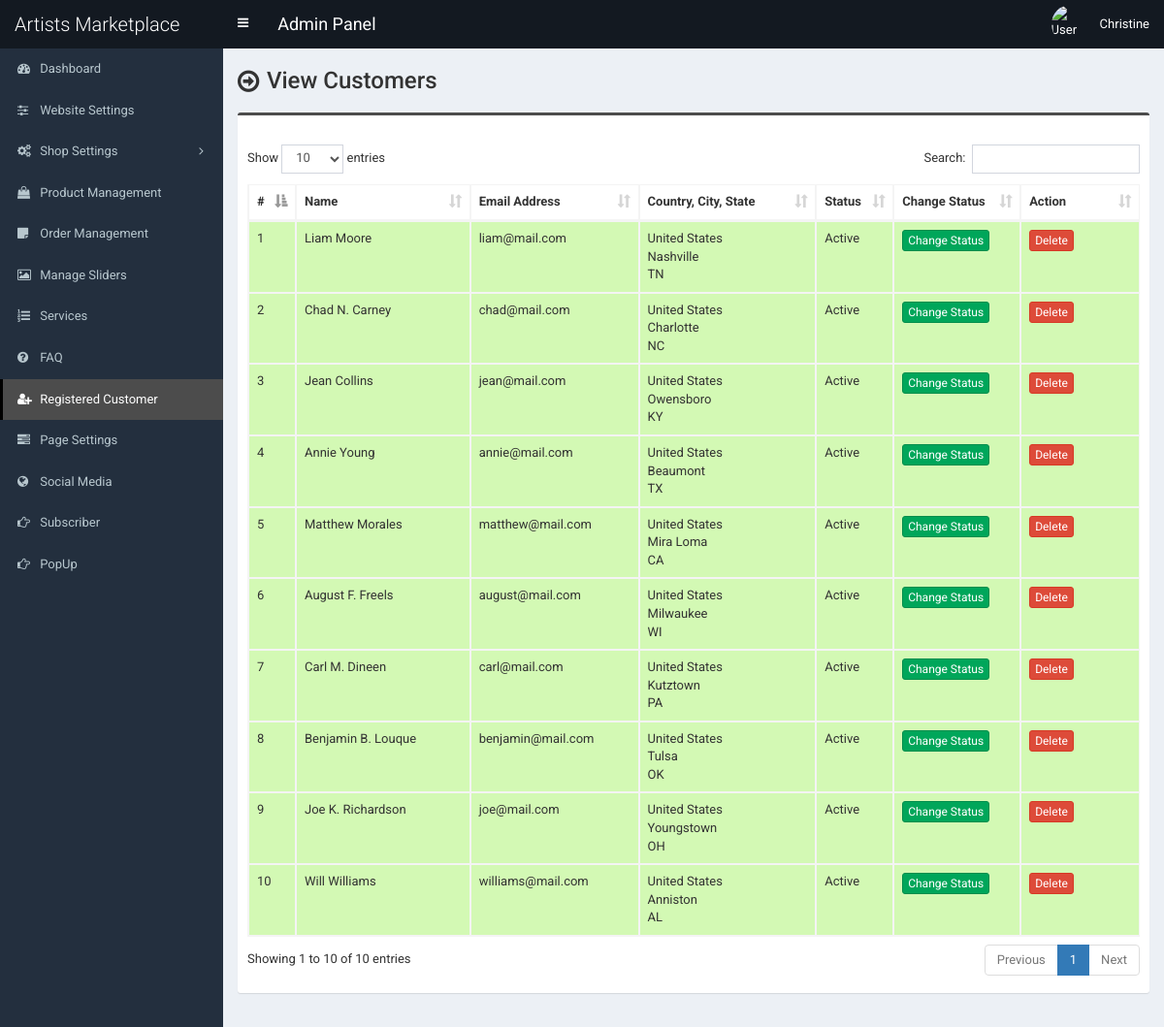
/admin/customer.php (signed in), run on the app's committed database.
### tables this page shows
CREATE TABLE `tbl_customer` (
  `cust_id` int(11) NOT NULL,
  `cust_name` varchar(100) NOT NULL,
  `cust_cname` varchar(100) NOT NULL,
  `cust_email` varchar(100) NOT NULL,
  `cust_phone` varchar(50) NOT NULL,
  `cust_country` int(11) NOT NULL,
  `cust_address` text NOT NULL,
  `cust_city` varchar(100) NOT NULL,
  `cust_state` varchar(100) NOT NULL,
  `cust_zip` varchar(30) NOT NULL,
  `cust_b_name` varchar(100) NOT NULL,
  `cust_b_cname` varchar(100) NOT NULL,
  `cust_b_phone` varchar(50) NOT NULL,
  `cust_b_country` int(11) NOT NULL,
  `cust_b_address` text NOT NULL,
  `cust_b_city` varchar(100) NOT NULL,
  `cust_b_state` varchar(100) NOT NULL,
  `cust_b_zip` varchar(30) NOT NULL,
  `cust_s_name` varchar(100) NOT NULL,
  `cust_s_cname` varchar(100) NOT NULL,
  `cust_s_phone` varchar(50) NOT NULL,
  `cust_s_country` int(11) NOT NULL,
  `cust_s_address` text NOT NULL,
  `cust_s_city` varchar(100) NOT NULL,
  `cust_s_state` varchar(100) NOT NULL,
  `cust_s_zip` varchar(30) NOT NULL,
  `cust_password` varchar(100) NOT NULL,
  `cust_token` varchar(255) NOT NULL,
  `cust_datetime` varchar(100) NOT NULL,
  `cust_timestamp` varchar(100) NOT NULL,
  `cust_status` int(1) NOT NULL
);

CREATE TABLE `tbl_country` (
  `country_id` int(11) NOT NULL,
  `country_name` varchar(100) NOT NULL DEFAULT ''
);

### admin/customer.php (the view, shortened to what this page needs)
<?php require_once('header.php'); ?>
<section class="content-header">
	<div class="content-header-left">
		<h1>View Customers</h1>
	</div>
</section>
<section class="content">
	<div class="row">
		<div class="col-md-12">
			<div class="box box-info">
				<div class="box-body table-responsive">
					<table id="example1" class="table table-bordered table-hover table-striped">
						<thead>
							<tr>
								<th width="10">#</th>
								<th width="180">Name</th>
								<th width="150">Email Address</th>
								<th width="180">Country, City, State</th>
								<th>Status</th>
								<th width="100">Change Status</th>
								<th width="100">Action</th>
							</tr>
						</thead>
						<tbody>
							<?php
							$i=0;
							$statement = $pdo->prepare("SELECT *
														FROM tbl_customer t1
														JOIN tbl_country t2
														ON t1.cust_country = t2.country_id
													");
							$statement->execute();
							$result = $statement->fetchAll(PDO::FETCH_ASSOC);
							foreach ($result as $row) {
								$i++;
								?>
								<tr class="<?php if($row['cust_status']==1) {echo 'bg-g';}else {echo 'bg-r';} ?>">
									<td><?php echo $i; ?></td>
									<td><?php echo $row['cust_name']; ?></td>
									<td><?php echo $row['cust_email']; ?></td>
									<td>
										<?php echo $row['country_name']; ?><br>
										<?php echo $row['cust_city']; ?><br>
										<?php echo $row['cust_state']; ?>
									</td>
									<td><?php if($row['cust_status']==1) {echo 'Active';} else {echo 'Inactive';} ?></td>
									<td>
										<a href="customer-change-status.php?id=<?php echo $row['cust_id']; ?>" class="btn btn-success btn-xs">Change Status</a>
									</td>
									<td>
										<a href="#" class="btn btn-danger btn-xs" data-href="customer-delete.php?id=<?php echo $row['cust_id']; ?>" data-toggle="modal" data-target="#confirm-delete">Delete</a>
									</td>
								</tr>
								<?php
							}
							?>
						</tbody>
					</table>
				</div>
			</div>
		</div>
	</div>
</section>
<?php require_once('footer.php'); ?>

### admin/style.css (style rules this page uses)
body { font-size: 13px; font-family: "Roboto", sans-serif; }
.content-header > h1, .content-header .content-header-left h1 { font-family: "Roboto", sans-serif; }
.box-info { padding-top: 20px; }
.content-header { overflow: hidden; }
.content-header .content-header-left { float: left; padding-top: 5px; }
.content-header .content-header-left h1 { margin-top: 0; margin-bottom: 0; padding-left: 30px; padding-bottom: 5px; font-size: 24px; position: relative; }
.content-header .content-header-left h1:before { position: absolute; top: 0; left: 0; font-family: "FontAwesome", sans-serif; font-size: 26px; content: "\f18e"; }
.box.box-info { border-top-color: #4c4c4c; }
.bg-g { background: #d3f9b4 !important; }

### data on the page
tbl_customer: cust_name "Liam Moore", cust_email "liam@mail.com", tbl_country.country_name "United States", cust_city "Nashville", cust_state "TN", cust_status "Active"
tbl_customer: cust_name "Chad N. Carney", cust_email "chad@mail.com", tbl_country.country_name "United States", cust_city "Charlotte", cust_state "NC", cust_status "Active"
tbl_customer: cust_name "Jean Collins", cust_email "jean@mail.com", tbl_country.country_name "United States", cust_city "Owensboro", cust_state "KY", cust_status "Active"
tbl_customer: cust_name "Annie Young", cust_email "annie@mail.com", tbl_country.country_name "United States", cust_city "Beaumont", cust_state "TX", cust_status "Active"
tbl_customer: cust_name "Matthew Morales", cust_email "matthew@mail.com", tbl_country.country_name "United States", cust_city "Mira Loma", cust_state "CA", cust_status "Active"
tbl_customer: cust_name "August F. Freels", cust_email "august@mail.com", tbl_country.country_name "United States", cust_city "Milwaukee", cust_state "WI", cust_status "Active"
tbl_customer: cust_name "Carl M. Dineen", cust_email "carl@mail.com", tbl_country.country_name "United States", cust_city "Kutztown", cust_state "PA", cust_status "Active"
tbl_customer: cust_name "Benjamin B. Louque", cust_email "benjamin@mail.com", tbl_country.country_name "United States", cust_city "Tulsa", cust_state "OK", cust_status "Active"
tbl_customer: cust_name "Joe K. Richardson", cust_email "joe@mail.com", tbl_country.country_name "United States", cust_city "Youngstown", cust_state "OH", cust_status "Active"
tbl_customer: cust_name "Will Williams", cust_email "williams@mail.com", tbl_country.country_name "United States", cust_city "Anniston", cust_state "AL", cust_status "Active"

### other printed values
$_SESSION['user']['full_name'] "Christine"
